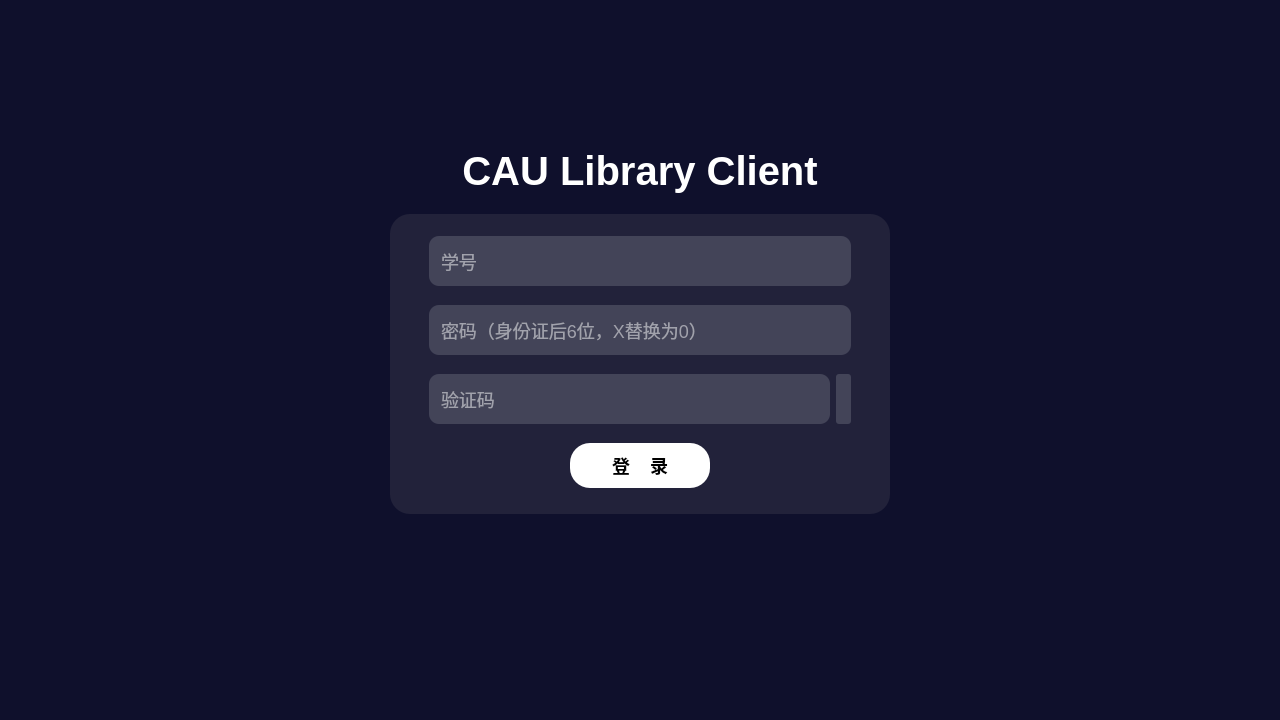
<?xml version="1.0" encoding="UTF-8"?>
<ui version="4.0">
 <class>LoginWindow</class>
 <widget class="QMainWindow" name="LoginWindow">
  <property name="geometry">
   <rect>
    <x>0</x>
    <y>0</y>
    <width>1280</width>
    <height>720</height>
   </rect>
  </property>
  <property name="minimumSize">
   <size>
    <width>960</width>
    <height>540</height>
   </size>
  </property>
  <property name="windowTitle">
   <string>图书馆</string>
  </property>
  <widget class="QWidget" name="StyleFrame">
   <property name="styleSheet">
    <string notr="true">QWidget#StyleFrame{
	background-color:#0f102c;
}
QFrame#Container {
	background-color:#22223a;
}
QLineEdit{
	background-color:#434458;
	color:white;
}
QPushButton{
	background-color:white;
}
QPushButton:hover{
	background-color:#d1d1d1;
}
QLabel#codeLabel{
	background-color:#434458;
}
QFrame#titleFrame{
	background-color:#434458;;
}</string>
   </property>
   <layout class="QVBoxLayout" name="verticalLayout_3">
    <property name="spacing">
     <number>0</number>
    </property>
    <property name="leftMargin">
     <number>0</number>
    </property>
    <property name="topMargin">
     <number>0</number>
    </property>
    <property name="rightMargin">
     <number>0</number>
    </property>
    <property name="bottomMargin">
     <number>0</number>
    </property>
    <item>
     <layout class="QHBoxLayout" name="contentLayout">
      <item>
       <spacer name="horizontalSpacer_2">
        <property name="orientation">
         <enum>Qt::Horizontal</enum>
        </property>
        <property name="sizeHint" stdset="0">
         <size>
          <width>40</width>
          <height>20</height>
         </size>
        </property>
       </spacer>
      </item>
      <item>
       <layout class="QVBoxLayout" name="verticalLayout_2">
        <item>
         <spacer name="verticalSpacer">
          <property name="orientation">
           <enum>Qt::Vertical</enum>
          </property>
          <property name="sizeType">
           <enum>QSizePolicy::Expanding</enum>
          </property>
          <property name="sizeHint" stdset="0">
           <size>
            <width>20</width>
            <height>40</height>
           </size>
          </property>
         </spacer>
        </item>
        <item>
         <widget class="QLabel" name="title">
          <property name="styleSheet">
           <string notr="true">QLabel#title{
	background-color:transparent;
	color:white;
	font-size:40px;
	font-weight:900;
	margin-bottom:20px;
}</string>
          </property>
          <property name="text">
           <string>CAU Library Client</string>
          </property>
          <property name="alignment">
           <set>Qt::AlignCenter</set>
          </property>
         </widget>
        </item>
        <item>
         <widget class="QFrame" name="Container">
          <property name="minimumSize">
           <size>
            <width>500</width>
            <height>300</height>
           </size>
          </property>
          <property name="styleSheet">
           <string notr="true">QFrame{
	border-radius:20px;
	padding:0 30px;
}
QLineEdit{
	padding-left:10px;
	border-radius:10px;
	font-size: 18px;
	border:0;
}
QLabel{
	padding:4px;
	border-radius:3px;
}
QPushButton{
	border-radius:20px;
	font-size:18px;
	font-weight:600;
}</string>
          </property>
          <layout class="QVBoxLayout" name="verticalLayout">
           <property name="sizeConstraint">
            <enum>QLayout::SetDefaultConstraint</enum>
           </property>
           <item>
            <layout class="QHBoxLayout" name="horizontalLayout">
             <item>
              <widget class="QLineEdit" name="number">
               <property name="minimumSize">
                <size>
                 <width>0</width>
                 <height>50</height>
                </size>
               </property>
               <property name="text">
                <string/>
               </property>
               <property name="maxLength">
                <number>13</number>
               </property>
               <property name="placeholderText">
                <string>学号</string>
               </property>
              </widget>
             </item>
            </layout>
           </item>
           <item>
            <layout class="QHBoxLayout" name="horizontalLayout_4">
             <item>
              <widget class="QLineEdit" name="password">
               <property name="minimumSize">
                <size>
                 <width>0</width>
                 <height>50</height>
                </size>
               </property>
               <property name="text">
                <string/>
               </property>
               <property name="maxLength">
                <number>6</number>
               </property>
               <property name="placeholderText">
                <string>密码（身份证后6位，X替换为0）</string>
               </property>
              </widget>
             </item>
            </layout>
           </item>
           <item>
            <layout class="QHBoxLayout" name="horizontalLayout_5">
             <item>
              <widget class="QLineEdit" name="code">
               <property name="minimumSize">
                <size>
                 <width>0</width>
                 <height>50</height>
                </size>
               </property>
               <property name="maxLength">
                <number>4</number>
               </property>
               <property name="placeholderText">
                <string>验证码</string>
               </property>
              </widget>
             </item>
             <item>
              <widget class="QLabel" name="codeLabel">
               <property name="sizePolicy">
                <sizepolicy hsizetype="Preferred" vsizetype="Preferred">
                 <horstretch>0</horstretch>
                 <verstretch>0</verstretch>
                </sizepolicy>
               </property>
               <property name="minimumSize">
                <size>
                 <width>0</width>
                 <height>0</height>
                </size>
               </property>
               <property name="maximumSize">
                <size>
                 <width>200</width>
                 <height>50</height>
                </size>
               </property>
               <property name="text">
                <string/>
               </property>
               <property name="textFormat">
                <enum>Qt::PlainText</enum>
               </property>
               <property name="pixmap">
                <pixmap resource="resource.qrc">:/resource/img/code.jpg</pixmap>
               </property>
               <property name="scaledContents">
                <bool>false</bool>
               </property>
               <property name="alignment">
                <set>Qt::AlignCenter</set>
               </property>
              </widget>
             </item>
            </layout>
           </item>
           <item alignment="Qt::AlignHCenter">
            <widget class="QPushButton" name="loginButton">
             <property name="minimumSize">
              <size>
               <width>140</width>
               <height>45</height>
              </size>
             </property>
             <property name="maximumSize">
              <size>
               <width>140</width>
               <height>16777215</height>
              </size>
             </property>
             <property name="cursor">
              <cursorShape>PointingHandCursor</cursorShape>
             </property>
             <property name="text">
              <string>登    录</string>
             </property>
            </widget>
           </item>
          </layout>
         </widget>
        </item>
        <item>
         <widget class="QLabel" name="spacer">
          <property name="styleSheet">
           <string notr="true">QLabel#spacer{
	background-color:transparent;
font-size:50px;
}</string>
          </property>
          <property name="text">
           <string/>
          </property>
         </widget>
        </item>
        <item>
         <spacer name="verticalSpacer_2">
          <property name="orientation">
           <enum>Qt::Vertical</enum>
          </property>
          <property name="sizeType">
           <enum>QSizePolicy::Expanding</enum>
          </property>
          <property name="sizeHint" stdset="0">
           <size>
            <width>20</width>
            <height>40</height>
           </size>
          </property>
         </spacer>
        </item>
       </layout>
      </item>
      <item>
       <spacer name="horizontalSpacer">
        <property name="orientation">
         <enum>Qt::Horizontal</enum>
        </property>
        <property name="sizeHint" stdset="0">
         <size>
          <width>40</width>
          <height>20</height>
         </size>
        </property>
       </spacer>
      </item>
     </layout>
    </item>
   </layout>
  </widget>
 </widget>
 <resources>
  <include location="resource.qrc"/>
 </resources>
 <connections/>
</ui>
